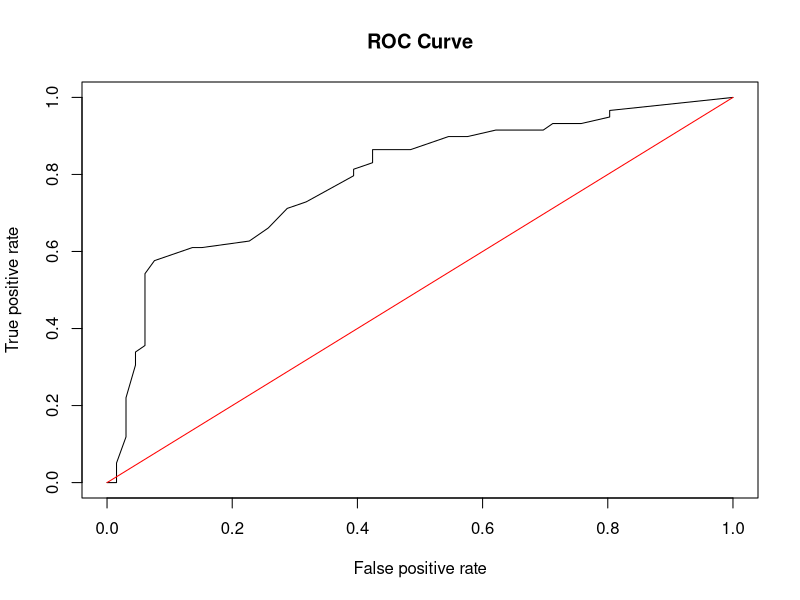

The R source for this figure:
Data<-read.table("students.txt", header=T)

##convert DrivDrnk and Gender to factors
Data$DrivDrnk<-factor(Data$DrivDrnk)
Data$Gender<-factor(Data$Gender)

##set seed so results are reproducible
set.seed(111)

##evenly split data into train and test sets
sample.data<-sample.int(nrow(Data), floor(.50*nrow(Data)), replace = F)
train<-Data[sample.data, ]
test<-Data[-sample.data, ]

##fit logistic regression using training data
result<-glm(DrivDrnk~DaysBeer+Gender, family=binomial, data=train)
summary(result)

##predicted probabilities for test data based on training data
preds<-predict(result,newdata=test, type="response")

##see the predicted probabilities for the test data and their classification based on threshold of 0.5
display<-test[,c(2,5,8)]
display<-cbind(display,preds,preds>0.5)
names(display)[5]<-"ClassYes"
display

##confusion matrix when threshold is 0.5. True values in the rows. 
table(test$DrivDrnk,preds > 0.5)

##confusion matrix when threshold is 0.7. True values in the rows. 
table(test$DrivDrnk,preds > 0.7)

##need ROCR package to produce ROC curve
library(ROCR)

##produce the numbers associated with classification table
rates<-ROCR::prediction(preds, test$DrivDrnk)

##store the true positive and false postive rates
roc_result<-ROCR::performance(rates,measure="tpr", x.measure="fpr")

##plot ROC curve and overlay the diagonal line for random guessing
plot(roc_result, main="ROC Curve")
lines(x = c(0,1), y = c(0,1), col="red")

##compute the AUC
auc<-ROCR::performance(rates, measure = "auc")
auc@y.values
